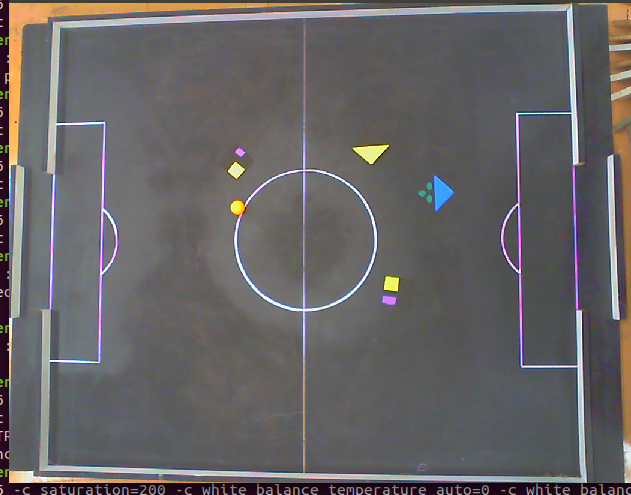
//> input picture Imagens/campo_bonito_1.png, 631 x 495 px
$ ./show_image   (built with g++ and OpenCV 4)
//> lines starting //> are read from the running program, lines starting //| are printed output that depends on the picture
#include <opencv2/core/core.hpp>
#include <opencv2/imgproc.hpp>
#include <opencv2/opencv.hpp>
#include <opencv2/highgui/highgui.hpp>
#include <iostream>
#include <unistd.h>

using namespace cv;
using namespace std;

int main( int argc, char** argv )
{
    int threshold = 100;
    int thresholdProp = 1;
    int apertureSize = 1;
    int L2gradient = true;


    Mat image;
    image = imread("Imagens/campo_bonito_1.png", CV_LOAD_IMAGE_COLOR);   // Read the file
//> image is the input picture: 495 rows x 631 cols, CV_8UC3; mean B, G, R 101, 99.9, 102.5

    if(! image.data )                              // Check for invalid input
    {
        cout <<  "Could not open or find the image" << std::endl ;
        return -1;
    }

    Mat imagem_hsv = Mat::zeros(image.size(), CV_8UC3);
    cvtColor(image, imagem_hsv, COLOR_BGR2HSV);
//> imagem_hsv: 495 rows x 631 cols, CV_8UC3; mean H, S, V 83.6, 35.5, 109.2

    vector<Mat> channelHSV;
    split(imagem_hsv, channelHSV);
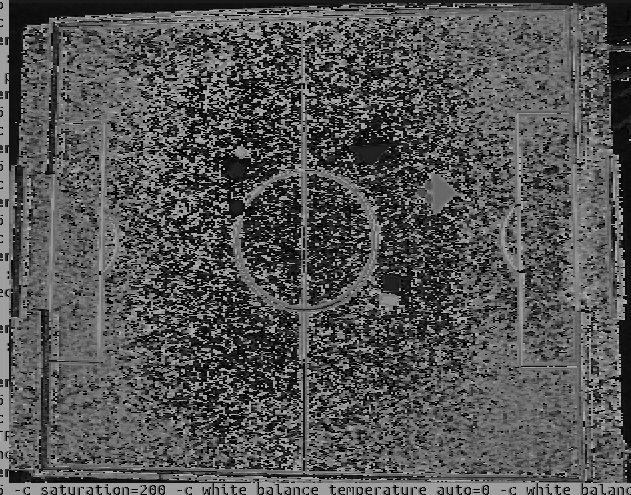
//> channelHSV[0]: 495 rows x 631 cols, CV_8UC1; min 0, max 179, mean 83.6
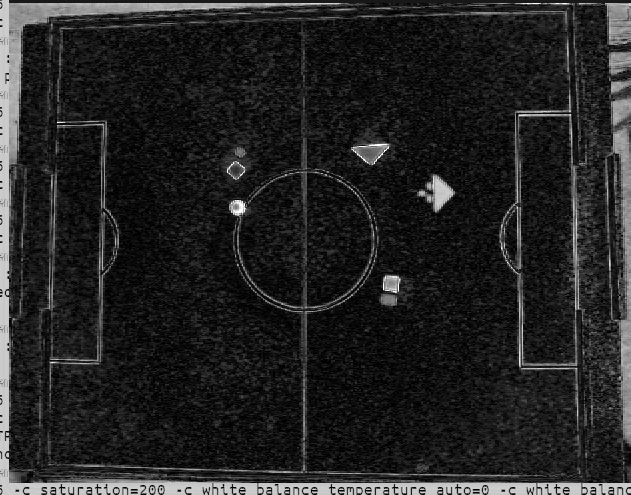
//> channelHSV[1]: 495 rows x 631 cols, CV_8UC1; min 0, max 255, mean 35.5
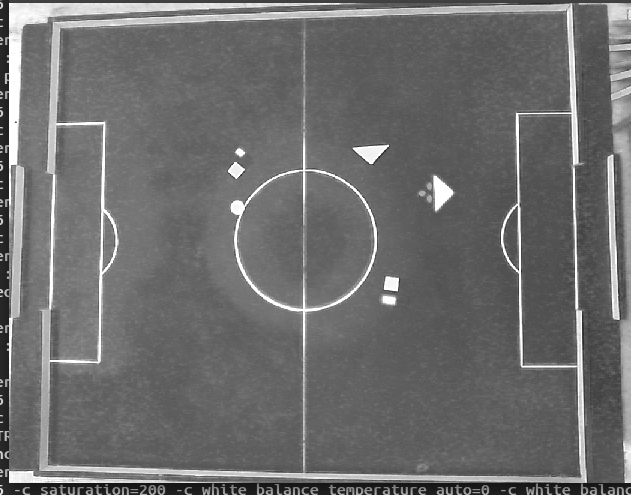
//> channelHSV[2]: 495 rows x 631 cols, CV_8UC1; min 22, max 255, mean 109.2


// [31 lines of commented-out code are left out]
    namedWindow( "Display window 0", WINDOW_AUTOSIZE );// Create a window for display.
    imshow( "Display window 0", channelHSV[0]);                   // Show our image inside it.

    namedWindow( "Display window 1", WINDOW_AUTOSIZE );// Create a window for display.
    imshow( "Display window 1", channelHSV[1]);                   // Show our image inside it.

    namedWindow( "Display window 2", WINDOW_AUTOSIZE );// Create a window for display.
    imshow( "Display window 2", channelHSV[2]);                   // Show our image inside it.


    waitKey(0);                                          // Wait for a keystroke in the window
    return 0;
}

$ run again, with Imagens/campo_bonito_2.png copied over Imagens/campo_bonito_1.png
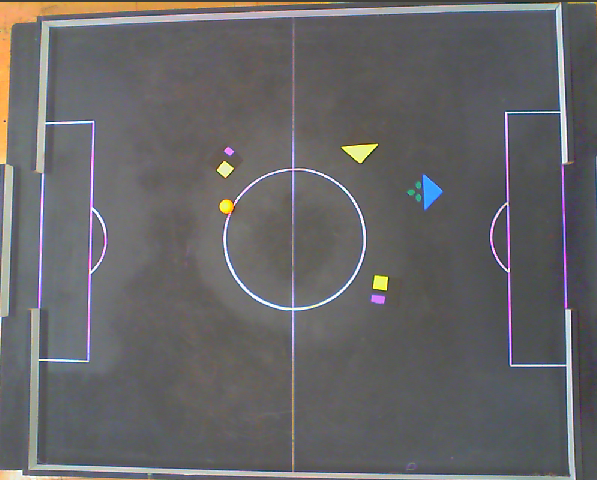
//> input picture Imagens/campo_bonito_2.png, 597 x 480 px
//> image is the input picture: 480 rows x 597 cols, CV_8UC3; mean B, G, R 103.6, 102, 103.1
//> imagem_hsv: 480 rows x 597 cols, CV_8UC3; mean H, S, V 82.8, 27.3, 109.8
//> `split(imagem_hsv, channelHSV);`:
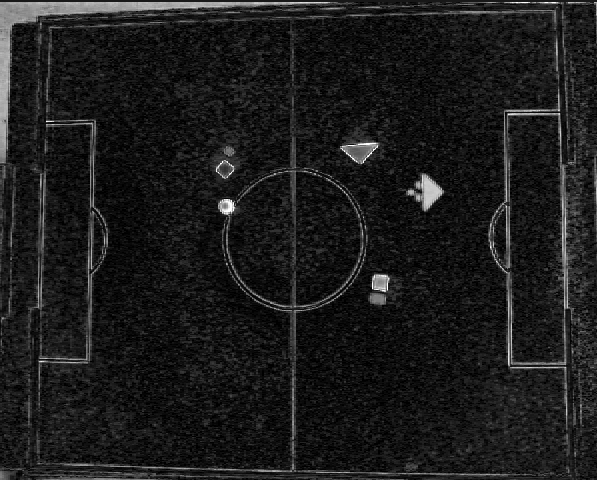
//> channelHSV[1]: 480 rows x 597 cols, CV_8UC1; min 0, max 255, mean 27.3
//> `split(imagem_hsv, channelHSV);`:
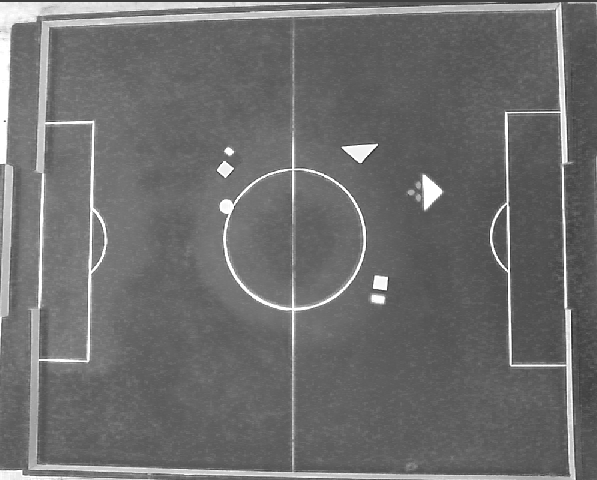
//> channelHSV[2]: 480 rows x 597 cols, CV_8UC1; min 23, max 255, mean 109.8

$ run again, with Imagens/campo_transformado.png copied over Imagens/campo_bonito_1.png
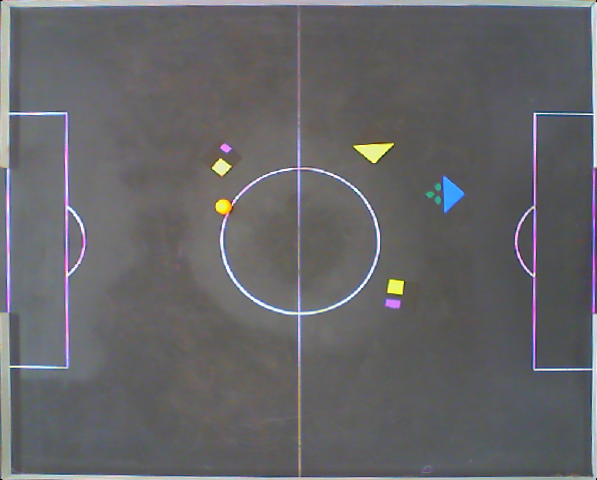
//> input picture Imagens/campo_transformado.png, 597 x 480 px
//> image is the input picture: 480 rows x 597 cols, CV_8UC3; mean B, G, R 104.1, 101.5, 101.8
//> imagem_hsv: 480 rows x 597 cols, CV_8UC3; mean H, S, V 85.7, 22.6, 107.9
//> `split(imagem_hsv, channelHSV);`:
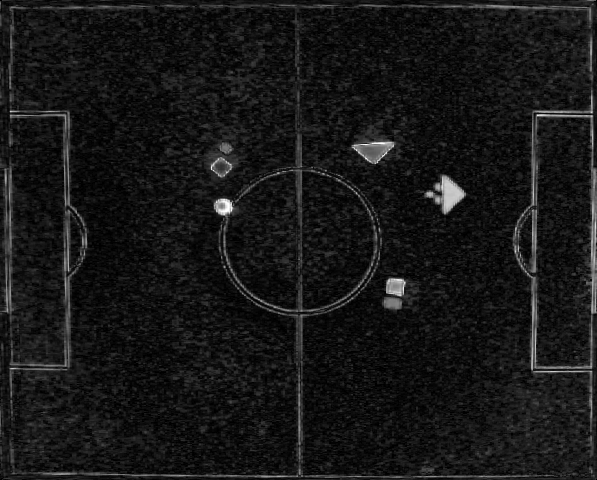
//> channelHSV[1]: 480 rows x 597 cols, CV_8UC1; min 0, max 255, mean 22.6
//> `split(imagem_hsv, channelHSV);`:
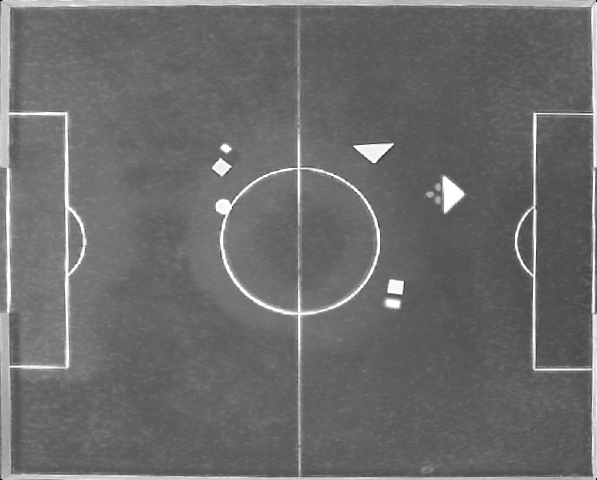
//> channelHSV[2]: 480 rows x 597 cols, CV_8UC1; min 0, max 255, mean 107.9
